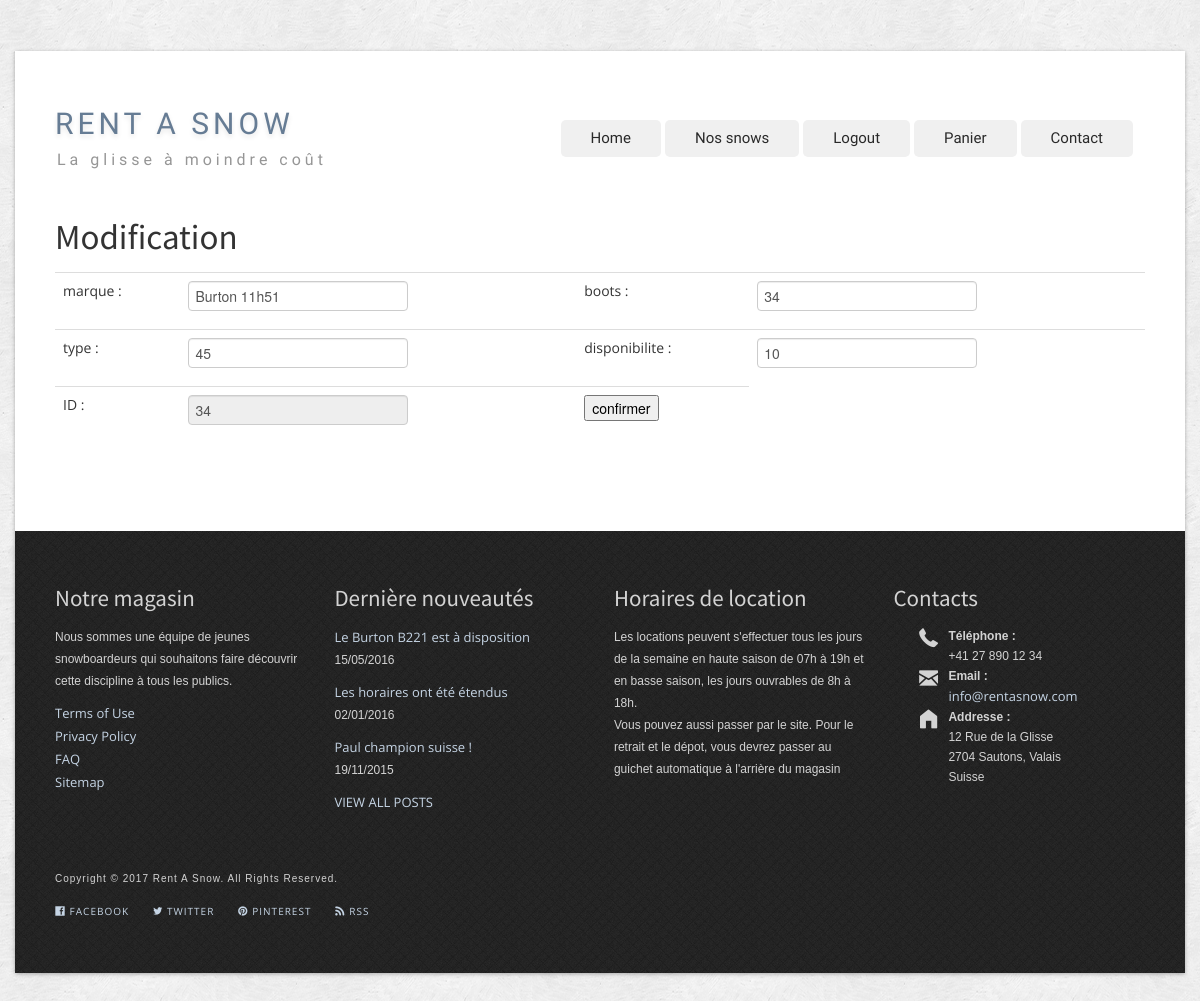
The page /index.php?action=vue_modif&fid=34 (signed in) on the database its author committed.
### tables this page shows
CREATE TABLE IF NOT EXISTS `tblsurfs` (
  `idsurf` varchar(10) NOT NULL,
  `marque` varchar(45) DEFAULT NULL,
  `boots` varchar(45) DEFAULT NULL,
  `type` varchar(45) DEFAULT NULL,
  `disponibilite` int(11) DEFAULT NULL,
  `statut` varchar(20) NOT NULL,
  PRIMARY KEY (`idsurf`)
);

### modele/modele.php (called while the page is built, shortened)
<?php
function getBD()
{
  $connexion = new PDO('mysql:host=localhost; dbname=snows', 'JohanVoland', 'yolostr@t');
  $connexion->setAttribute(PDO::ATTR_ERRMODE, PDO::ERRMODE_EXCEPTION);
  return $connexion;
}
function selectSnow()
{
    $ID = $_SESSION['idSnow'];
    $connexion= getBD();
    $requete= "SELECT * FROM tblsurfs WHERE idsurf='".$ID."';";
    $selectSnow = $connexion->query($requete);
    return $selectSnow;
}

### vue/vue_modif.php (the view, shortened to what this page needs)
<?php
$ligne=$selectSnow->fetch();
?>
<header>
    <h2>Modification</h2>
    <form class="form" method="post" action="index.php?action=vue_modif">
        <table class="table">
            <tr>
                <td>marque :</td>
                <td><input type="text" placeholder="Entrez la marque du snow" name="modifmarque" value="<?= @$ligne['marque'] ?>"></td>
                <td>boots :</td>
                <td><input type="text" placeholder="Entez le type de boots" name="modifBoots" value="<?= @$ligne['boots'] ?>"></td>
            </tr>
            <tr>
                <td>type :</td>
                <td><input type="text" placeholder="Entrez le type de snow" name="modifType" value="<?= @$ligne['type'] ?>"></td>
                <td>disponibilite :</td>
                <td><input type="text" placeholder="Entrez le nombre de snows disponibles" name="modifDispo" value="<?= @$ligne['disponibilite'] ?>"></td>
            </tr>
            <tr>
                <td>ID :</td>
                <td><input type="text" placeholder="Entrez un ID" name="modifID" value="<?= @$ligne['idsurf']?>" readonly></td>
                <td><input type="submit" value="confirmer"></td>
            </tr>
        </table>
    </form>
    </header>
<?php
require "gabarit.php";

### contenu/styles/custom.css (style rules this page uses)
body { background-image: url(scribble_light.png); background-position: inherit inherit; background-repeat: repeat repeat; }
h2 { font-weight: normal; font-style: normal; font-family: 'Source Sans Pro', sans-serif; font-size: 35px; line-height: 50px; }

### rows shown on the page
tblsurfs: modifmarque "Burton 11h51", modifBoots "34", modifType "45", modifDispo "10", modifID "34"
